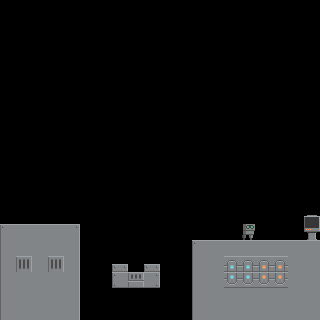

Below is a game level as drawn by its tile map, then a one-line description and the .tmx file that defines it, in full:
An orthogonal 20x20 tile map with 16x16 px tiles, 1 tile layer (Tile Layer 1).

<map version="1.10" tiledversion="1.11.1-99-gec89c545" orientation="orthogonal" renderorder="right-down" width="20" height="20" tilewidth="16" tileheight="16" infinite="0" nextlayerid="2" nextobjectid="1">
 <editorsettings>
  <export target="../TestLevel/test-level." format="json" />
 </editorsettings>
 <tileset firstgid="1" source="tileset.tsx" />
 <layer id="1" name="Tile Layer 1" width="20" height="20">
  <data encoding="csv">
0,0,0,0,0,0,0,0,0,0,0,0,0,0,0,0,0,0,0,0,
0,0,0,0,0,0,0,0,0,0,0,0,0,0,0,0,0,0,0,0,
0,0,0,0,0,0,0,0,0,0,0,0,0,0,0,0,0,0,0,0,
0,0,0,0,0,0,0,0,0,0,0,0,0,0,0,0,0,0,0,0,
0,0,0,0,0,0,0,0,0,0,0,0,0,0,0,0,0,0,0,0,
0,0,0,0,0,0,0,0,0,0,0,0,0,0,0,0,0,0,0,0,
0,0,0,0,0,0,0,0,0,0,0,0,0,0,0,0,0,0,0,0,
0,0,0,0,0,0,0,0,0,0,0,0,0,0,0,0,0,0,0,0,
0,0,0,0,0,0,0,0,0,0,0,0,0,0,0,0,0,0,0,0,
0,0,0,0,0,0,0,0,0,0,0,0,0,0,0,0,0,0,0,0,
0,0,0,0,0,0,0,0,0,0,0,0,0,0,0,0,0,0,0,0,
0,0,0,0,0,0,0,0,0,0,0,0,0,0,0,0,0,0,0,0,
0,0,0,0,0,0,0,0,0,0,0,0,0,0,0,0,0,0,0,0,
0,0,0,0,0,0,0,0,0,0,0,0,0,0,0,0,0,0,0,331,
33,34,34,34,35,0,0,0,0,0,0,0,0,0,0,403,0,0,0,428,
65,66,66,66,67,0,0,0,0,0,0,0,33,34,34,34,34,34,34,34,
65,36,66,36,67,0,0,41,0,41,0,0,65,66,132,132,133,133,66,66,
65,66,66,66,67,0,0,100,37,102,0,0,65,66,164,164,165,165,66,66,
65,66,66,66,67,0,0,0,0,0,0,0,65,66,66,66,66,66,66,66,
65,66,66,66,67,0,0,0,0,0,0,0,65,66,66,66,66,66,66,66
</data>
 </layer>
</map>
